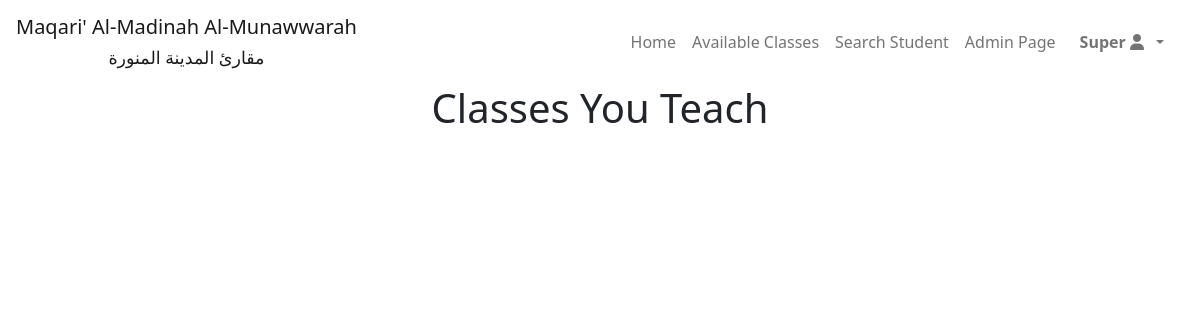
Page /taught_classes (signed in) on the earlier database version.
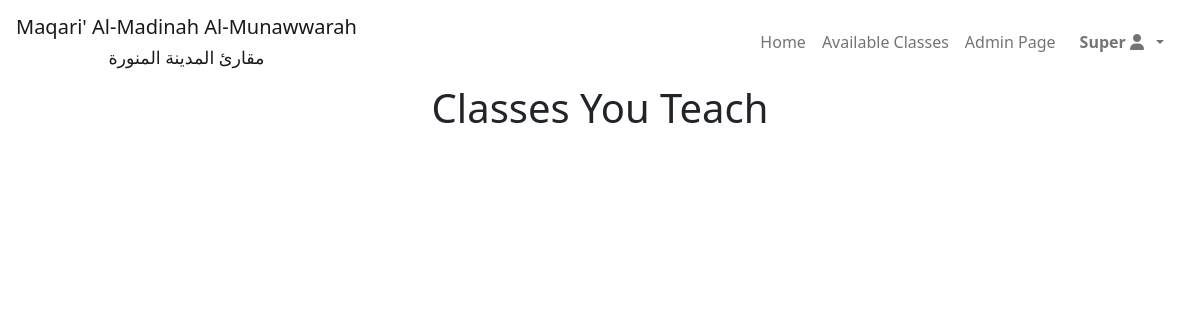
Same page on the later database version.
### maqari/views.py (the view)
# urls.py: path("taught_classes",show_taught_classes,name="show_taught_classes"),
def show_taught_classes(request):
    user = request.user
    taught_halaqaat = Halaqa.objects.filter(teacher = user)
    serialized_data = [halaqa.serialize() for halaqa in taught_halaqaat]
    for halaqa in serialized_data:
        halaqa["is_enrolled"] = True
    return render(request,"maqari/classes_taught.html",{
        'halaqaat' : serialized_data
    })

### maqari/templates/maqari/classes_taught.html (shortened to what this page needs)
{% extends 'layout.html' %}
{% load static %}
{% block body %}
<div class="container-fluid">
    <h1 class="text-center">
        Classes You Teach
    </h1>
</div>
{% endblock %}

### maqari/templates/layout.html (shortened to what this page needs)
{% load static %}
<!DOCTYPE html>
<html lang="en">
<head>
    <link rel="stylesheet" href="{% static 'maqari/styles.css' %}">
    <link rel="stylesheet" href="{% static 'css/bootstrap.css' %}">
</head>
<body>
    <nav id="navbar" class="navbar navbar-expand-lg " style="z-index: 1;">
        <div class="container-fluid">
            <a class="navbar-brand text-center p-1" href="{% url 'index' %}" data-bs-toggle="tooltip" data-bs-placement="bottom"
                title="Go to Homepage">Maqari' Al-Madinah Al-Munawwarah <br>
            <small>مقارئ المدينة المنورة</small></a>
            <div class="collapse navbar-collapse" id="navbarSupportedContent">
                <span class="nav-item d-flex mx-3">
                    <ul class="navbar-nav me-auto mb-2 mb-lg-0">
                    <li class="nav-item">
                        <a class="nav-link english" href="{% url 'index' %}">Home</a>
                    </li>
                    <li class="nav-item">
                        <a class="nav-link english" href="{% url 'render_available_classes' %}">Available Classes</a>
                    </li>
                    {% if user.is_supervisor %}
                    <li class="nav-item">
                        <a class="nav-link english" href="{% url 'render_student_search' %}">Search Student</a>
                    </li>
                    {% endif %}
                    {% if user.is_authenticated %}
                        {% if user.is_staff %}
                            <li class="nav-item">
                                <a class="nav-link english" href="/admin">Admin Page</a>
                            </li>
                        {% endif %}
                        <li class="nav-item dropdown">
                            <a class="nav-link dropdown-toggle" href="#" id="navbarDropdown" role="button"
                                data-bs-toggle="dropdown" aria-expanded="false"><span data-bs-toggle="tooltip"
                                    data-bs-placement="bottom" title="Dropdown">
                                    <strong class="px-2">{{user.username}}
                                        <i class="fa-solid fa-user"></i></strong></span></a>
                        </li>
                    </ul>
                    {% endif %}
                </span>
            </div>
        </div>
    </nav>
    {% block body %}
    {% endblock %}
</body>
</html>

Differences in the rows shown:
changed Account "Super": is_supervisor True → False (drawn)
Other differences:
text no longer shown: "Search Student"
